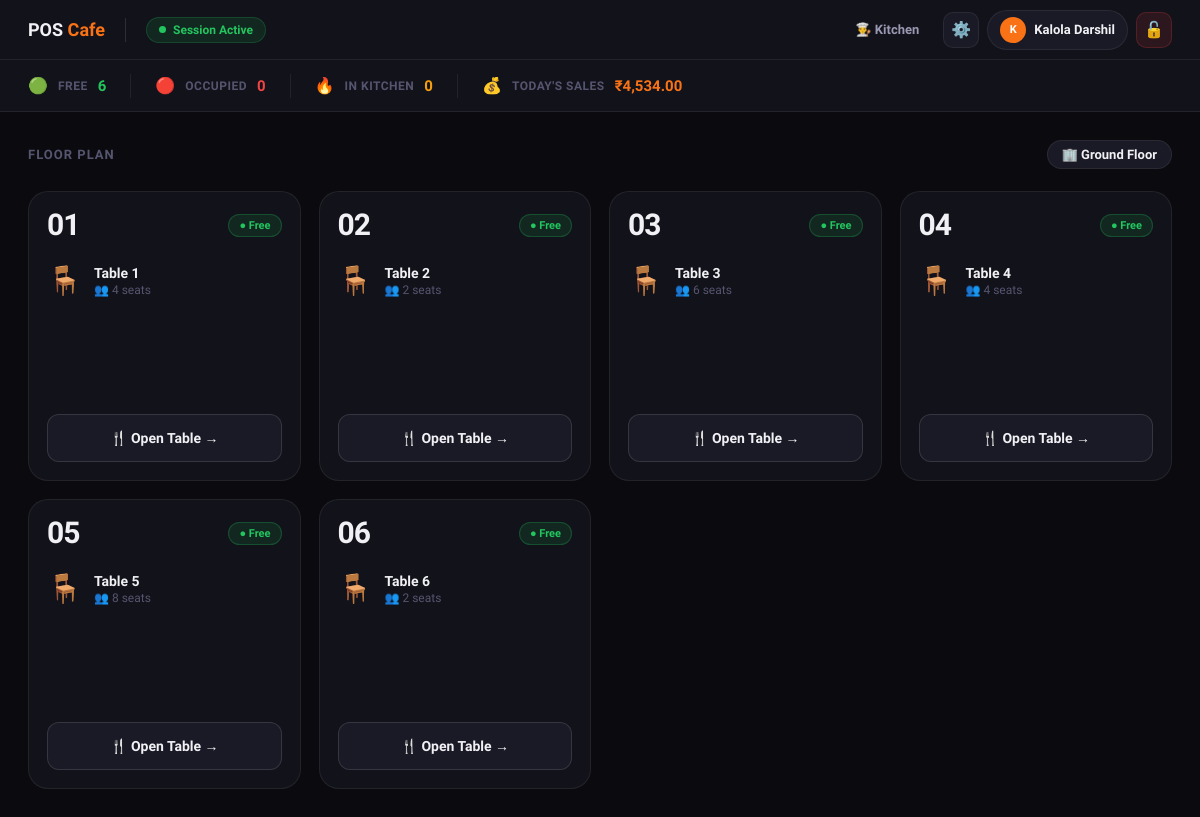
Screenshot of /pos/index.php (signed in) with the database file from the repository.
### tables this page shows
CREATE TABLE `restaurant_tables` (
  `id` int(11) NOT NULL,
  `table_number` varchar(20) NOT NULL,
  `seats` int(11) NOT NULL,
  `status` enum('free','occupied') DEFAULT 'free',
  `active` enum('yes','no') DEFAULT 'yes',
  `created_at` timestamp NOT NULL DEFAULT current_timestamp(),
  `occupied_at` datetime DEFAULT NULL
);

### pos/index.php (the view, shortened to what this page needs)
<?php
include("../config/db.php");
$tables_q = mysqli_query($conn, "
    SELECT
        rt.*,
        COALESCE(SUM(CASE WHEN o.status NOT IN ('paid') THEN o.total_amount END), 0) AS pending_total,
        COUNT(CASE WHEN o.status NOT IN ('paid') THEN 1 END)                          AS order_count,
        MIN(CASE WHEN o.status NOT IN ('paid') THEN o.id END)                         AS first_order_id
    FROM restaurant_tables rt
    LEFT JOIN orders o ON o.table_id = rt.id AND o.status NOT IN ('paid')
    WHERE rt.active = 'yes'
    GROUP BY rt.id
    ORDER BY rt.id ASC
");
$user_name      = htmlspecialchars($_SESSION['user_name']);
$free_count     = mysqli_fetch_assoc(mysqli_query($conn, "SELECT COUNT(*) t FROM restaurant_tables WHERE active='yes' AND status='free'"))['t'];
$occupied_count = mysqli_fetch_assoc(mysqli_query($conn, "SELECT COUNT(*) t FROM restaurant_tables WHERE active='yes' AND status='occupied'"))['t'];
$kitchen_active = mysqli_fetch_assoc(mysqli_query($conn, "SELECT COUNT(*) t FROM orders WHERE status IN ('to_cook','preparing')"))['t'];
$today_sales    = mysqli_fetch_assoc(mysqli_query($conn, "SELECT COALESCE(SUM(total_amount),0) total FROM orders WHERE status='paid' AND DATE(created_at)=CURDATE()"))['total'];
?>
<!DOCTYPE html>
<html lang="en">
<head>
</head>
<body>
<div class="topbar">
  <div class="topbar-left">
    <div class="logo">POS <span>Cafe</span></div>
    <div class="session-badge"><div class="session-dot"></div>Session Active</div>
  </div>
  <div class="topbar-right">
    <a class="nav-btn" href="../kitchen/kitchen.php">
      👨‍🍳 Kitchen
    </a>
    <?php if ($_SESSION['user_role'] === 'admin'): ?>
      <a class="icon-btn" href="../admin/dashboard.php" title="Admin Panel">⚙️</a>
    <?php endif; ?>
    <div class="user-chip">
      <div class="avatar"><?php echo strtoupper(substr($_SESSION['user_name'],0,1)); ?></div>
      <?php echo $user_name; ?>
    </div>
    <a class="icon-btn logout-btn" href="../auth/logout.php" title="Logout">🔓</a>
  </div>
</div>
<div class="stats-bar">
  <div class="stat"><span>🟢</span><span class="stat-label">Free</span><span class="stat-val green"><?php echo $free_count; ?></span></div>
  <div class="stat"><span>🔴</span><span class="stat-label">Occupied</span><span class="stat-val red"><?php echo $occupied_count; ?></span></div>
  <div class="stat"><span>🔥</span><span class="stat-label">In Kitchen</span><span class="stat-val amber"><?php echo $kitchen_active; ?></span></div>
  <div class="stat"><span>💰</span><span class="stat-label">Today's Sales</span><span class="stat-val orange">₹<?php echo number_format($today_sales,2); ?></span></div>
</div>
<div class="main">
  <div class="floor-header">
    <div class="floor-title">Floor Plan</div>
    <div class="floor-name">🏢 Ground Floor</div>
  </div>
  <?php if (mysqli_num_rows($tables_q) > 0): ?>
  <div class="table-grid">
    <?php while ($row = mysqli_fetch_assoc($tables_q)):
      $occ         = ($row['status'] === 'occupied');
      $num         = preg_replace('/[^0-9]/', '', $row['table_number']);
      $pad_num     = str_pad($num ?: '?', 2, '0', STR_PAD_LEFT);
      $pending     = floatval($row['pending_total']);
      $order_count = intval($row['order_count']);
      $elapsed = 0;
    ?>
    <div class="table-card <?php echo $occ ? 'occupied' : ''; ?>">
      <div class="tc-head">
        <div class="tc-num"><?php echo $pad_num; ?></div>
        <div class="tc-status <?php echo $occ ? 'status-occupied' : 'status-free'; ?>">
          <?php echo $occ ? '● Occupied' : '● Free'; ?>
        </div>
      </div>
      <div class="tc-mid">
        <div class="tc-icon"><?php echo $occ ? '🍽️' : '🪑'; ?></div>
        <div>
          <div class="tc-name"><?php echo htmlspecialchars($row['table_number']); ?></div>
          <div class="tc-seats">👥 <?php echo $row['seats']; ?> seats</div>
        </div>
      </div>
      <?php if ($occ): ?>
        <!-- <div class="tc-timer">
          <span>⏱️</span>
          <span class="tc-timer-label">Occupied for</span>
          <span class="tc-timer-val" id="tmr-<?php echo $row['id']; ?>" data-secs="<?php echo $elapsed; ?>">
          </span>
        </div> -->
        <?php if ($pending > 0): ?>
        <div class="tc-amount">
          <span class="tc-amount-label">
            💰 Pending Bill<?php if($order_count>1): ?> (<?php echo $order_count; ?> orders)<?php endif; ?>
          </span>
          <span class="tc-amount-val">₹<?php echo number_format($pending,2); ?></span>
        </div>
        <?php endif; ?>
        <div class="tc-actions">
          <a class="tc-open-btn" href="order.php?table_id=<?php echo $row['id']; ?>">
            ➕ Add Items →
          </a>
          <?php if ($pending > 0): ?>
          <a class="tc-pay-btn" href="table_bill.php?table_id=<?php echo $row['id']; ?>">
            💳 Pay ₹<?php echo number_format($pending,2); ?>
          </a>
          <?php endif; ?>
          <button class="tc-free-btn"
                  onclick="confirmFree(<?php echo $row['id']; ?>, '<?php echo addslashes($row['table_number']); ?>')">
            🔓 Mark as Free
          </button>
        </div>
      <?php else: ?>
        <div class="tc-actions">
          <a class="tc-open-btn" href="order.php?table_id=<?php echo $row['id']; ?>">
            🍴 Open Table →
          </a>
        </div>
      <?php endif; ?>
    </div>
    <?php endwhile; ?>
  </div>
  <?php endif; ?>
</div>
</body>
</html>

### rows the page displays
restaurant_tables: table_number "01", status "● Free", table_number "Table 1", seats "4"
restaurant_tables: table_number "02", status "● Free", table_number "Table 2", seats "2"
restaurant_tables: table_number "03", status "● Free", table_number "Table 3", seats "6"
restaurant_tables: table_number "04", status "● Free", table_number "Table 4", seats "4"
restaurant_tables: table_number "05", status "● Free", table_number "Table 5", seats "8"
restaurant_tables: table_number "06", status "● Free", table_number "Table 6", seats "2"

### other values shown
substr($_SESSION['user_name'],0,1) "K"
$user_name "Kalola Darshil"
$free_count "6"
$occupied_count "0"
$kitchen_active "0"
$today_sales "4,534.00"
